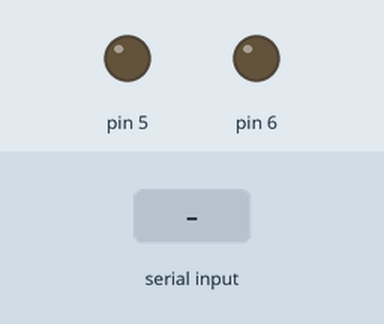
Bench run of a sketch on a simulated Arduino Uno, built with avr-gcc and run on an emulated ATmega328P. Parts: output pins drawn as LEDs (lit = HIGH). Inputs (shaded band) come from the test bench. Pins used as bus, display or sensor lines are not drawn.

Above: at 1.2 s.
1.3 s: "1" received over Serial
At 2.1 s:
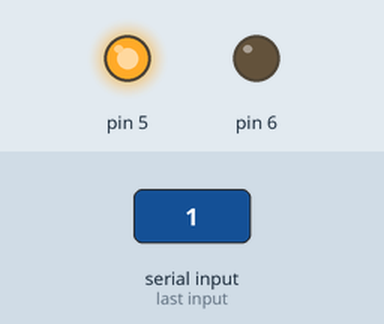
3.8 s: "E7 51 55 C5" received over Serial
At 4.2 s:
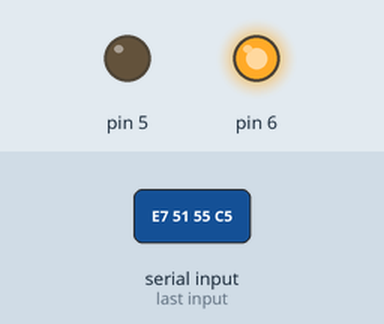
Timing chart, 0 to 16.3 s (numbered marks = the images above; inputs shaded):
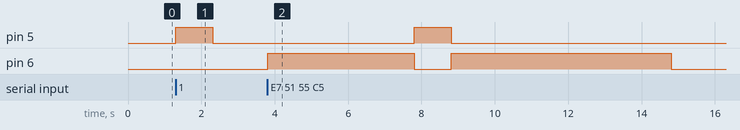

Measured:
- after the input at 1.3 s, pin 5: LOW → HIGH at once, → LOW 1.0 s later
- after the input at 3.8 s, pin 5: LOW → HIGH after 4.0 s, → LOW 1.0 s later; pin 6: LOW → HIGH at once, → LOW 4.0 s later, → HIGH 1.0 s later, → LOW 6.0 s later

The sketch:

test.ino
```cpp
#include <MFRC522.h>
#include <SPI.h>


#define SS_PIN 10
#define RST_PIN 9

MFRC522 mfrc522(SS_PIN, RST_PIN);   // Create MFRC522 instance.
char myStrings[]={"chocolate,0.50,2,tesco"};// "chocolate,5.00,1,odeon" "chocolate,1.00,4,UDF" "chocolate,2.00,2,tesco"
 String inData = "";
 String temp = "";


void setup()
{
  Serial.begin(9600);
  SPI.begin();// Initiate a serial communication
  mfrc522.PCD_Init();
  pinMode(6, OUTPUT);
  pinMode(5, OUTPUT);


}
void loop()
{

   while(Serial.available()> 0){
    char sdata = Serial.read();
      temp = sdata;
    inData = temp;
    if(inData== "1"){
      digitalWrite(5, HIGH);
     delay(1000);
     digitalWrite(5,LOW);
     }

     else{

       digitalWrite(6, HIGH);
     delay(1000);
     digitalWrite(6,LOW);


  }

        }
  // Look for new cards
  if ( ! mfrc522.PICC_IsNewCardPresent())
  {
    return;
  }
  // Select one of the cards
  if ( ! mfrc522.PICC_ReadCardSerial())
  {
    return;
  }

  String content= "";
  byte letter;
  for (byte i = 0; i < mfrc522.uid.size; i++)
  {

     content.concat(String(mfrc522.uid.uidByte[i] < 0x10 ? " 0" : " "));
     content.concat(String(mfrc522.uid.uidByte[i], HEX));
  }
  content.toUpperCase();


  if (content.substring(1) == "E7 51 55 C5")
  {


     Serial.println(myStrings);

//      digitalWrite(5, HIGH);
//       delay(1000);
//       digitalWrite(5,LOW);

    delay(500);
  }

   else   {
    Serial.println(" Access denied");
    delay(1000);

  }


}
```
